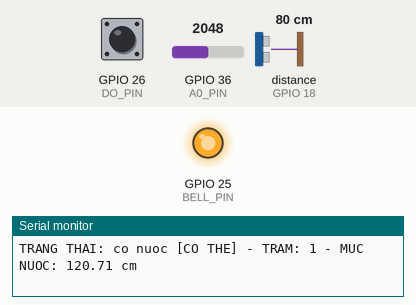
Simulated run of this sketch. Board: ESP32. Parts: output pins drawn as LEDs (lit = HIGH), the last lines printed to the serial monitor. Wiring (inferred from the names in the program): ultrasonic range finder: trigger GPIO 5; echo GPIO 18. Inputs (shaded band) come from the test bench; at power-on: GPIO 36 (A0_PIN) = 2048, GPIO 26 (DO_PIN) HIGH, distance to the obstacle (sensor on GPIO 18) 80 cm. The echo pulse lasts 58.3 µs per cm; pins used as bus, display or sensor lines are not drawn.

Above: at 1.5 s.
1.6 s: GPIO 36 (A0_PIN) set to 3576
3.1 s: GPIO 36 (A0_PIN) set to 3721
At 4.4 s:
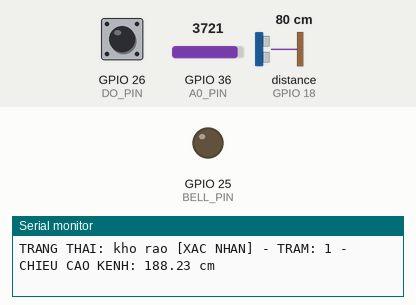
10.6 s: GPIO 36 (A0_PIN) set to 3525
12.1 s: GPIO 36 (A0_PIN) set to 3470
At 12.7 s:
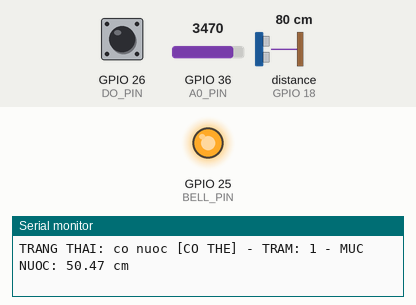
Timing chart, 0 to 14.7 s (numbered marks = the images above; inputs shaded):
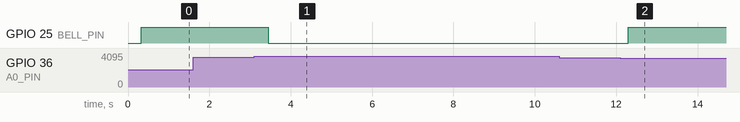

The sketch:

flood_sensor_esp32.ino
```cpp
// ============================================================
//  Flood Sensor — ESP32 Edition
//  Dual water sensor reading: AO (analog) + DO (digital)
//  combined for accurate water detection confidence level.
//
//  Confidence logic:
//    AO < threshold  AND  DO == LOW  → CONFIRMED (both agree)
//    AO < threshold  OR   DO == LOW  → LIKELY    (one detects)
//    AO >= threshold AND  DO == HIGH → DRY        (both agree)
//
//  sensorHeight auto-calibrates from dry readings:
//    • Startup (dry)     → average N readings → set sensorHeight
//    • Loop (DRY)        → refine sensorHeight via EMA
//    • Loop (LIKELY/CONFIRMED) → waterHeight = sensorHeight - distance
//
//  POSTs waterHeight to server only on LIKELY or CONFIRMED.
// ============================================================

// #include <WiFi.h>
// #include <HTTPClient.h>

// // ---------- WiFi credentials ----------
// const char* WIFI_SSID     = "FloodMapper";
// const char* WIFI_PASSWORD = "0123456788";

// // ---------- Server ----------
// // Use your PC's LAN IP — NOT "localhost".
// // Find it with: ipconfig → IPv4 Address (e.g. 192.168.1.105)
// const char* SERVER_URL = "http://192.168.1.100:3000/api/water-level";

// ---------- Station ----------
// Must match the station `id` in data/stations.csv for this device.
const int STATION_ID = 1;

// ---------- Pin definitions ----------
#define POWER_PIN 32    // D32 — water sensor VCC (controlled output)
#define A0_PIN    36    // VP  — water sensor AO, analog (ADC1, WiFi-safe)
const int DO_PIN   = 26; // D26 — water sensor DO, digital (LOW = water)

const int TRIG_PIN = 5;   // D5  — HC-SR04 Trig
const int ECHO_PIN = 18;  // D18 — HC-SR04 Echo (via voltage divider)
const int BELL_PIN = 25;  // D25 — active buzzer

// ---------- Sound speed ----------
#define SOUND_SPEED  0.034      // cm per microsecond
#define CM_TO_INCH   0.393701

// ---------- Configuration ----------
// Calibration data: wet < 3500, dry > 3800.
// HYSTERESIS prevents flickering at the boundary:
//   Water detected when AO drops BELOW 3500 (WATER_THRESHOLD)
//   Water cleared  when AO rises ABOVE 3800 (WATER_THRESHOLD + WATER_HYSTERESIS)
const int   WATER_THRESHOLD       = 3500;  // enter wet  when AO drops below 3500
const int   WATER_HYSTERESIS      = 150;   // exit  wet  when AO rises above 3800

// AO is the primary/authoritative sensor.
// DO is unreliable on this unit — it can only CONFIRM an AO detection,
// it can never override an AO dry reading.
const int   CALIBRATION_SAMPLES   = 10;
const float EMA_ALPHA             = 0.05;
const float DEFAULT_SENSOR_HEIGHT = 200.0;

const unsigned long POST_INTERVAL = 2000;  // ms between server POSTs

// ---------- Water state ----------
enum WaterState { DRY, LIKELY, CONFIRMED };

// Holds one reading from both AO and DO
struct WaterReading {
    int  analogValue;   // raw AO value (0–4095)
    bool doWater;       // true = DO pin is LOW (hardware threshold triggered)
};

// ---------- Runtime state ----------
float         sensorHeight = DEFAULT_SENSOR_HEIGHT;
unsigned long lastPostTime = 0;
bool          wasWet       = false;   // hysteresis state tracker

// ---------------------------------------------------------------
// Power sensor ON → read both AO and DO → power OFF
WaterReading readWaterSensor() {
    WaterReading r;
    digitalWrite(POWER_PIN, HIGH);
    delay(10);                              // stabilize before reading
    r.analogValue = analogRead(A0_PIN);
    r.doWater     = (digitalRead(DO_PIN) == LOW);
    digitalWrite(POWER_PIN, LOW);           // cut power → prevent corrosion
    return r;
}

// ---------------------------------------------------------------
// Combine AO (primary) and DO (secondary) into a confidence level.
// AO is authoritative — DO can only confirm, never override.
//
// Hysteresis prevents flicker at the wet/dry boundary:
//   Enter wet  when AO < WATER_THRESHOLD            (3500)
//   Exit  wet  when AO > WATER_THRESHOLD+HYSTERESIS (3800)
WaterState evaluateWater(WaterReading r) {
    bool aoWater;

    if (!wasWet) {
        // Currently dry → need AO to drop below threshold to detect water
        aoWater = (r.analogValue < WATER_THRESHOLD);
    } else {
        // Currently wet → need AO to rise above threshold+hysteresis to clear
        aoWater = (r.analogValue < WATER_THRESHOLD + WATER_HYSTERESIS);
    }
    wasWet = aoWater;  // update hysteresis state

    if (!aoWater) return DRY;              // AO says dry → trust it, ignore DO

    // AO says water — DO can upgrade LIKELY to CONFIRMED
    if (r.doWater) return CONFIRMED;       // both agree: high confidence
    return LIKELY;                         // AO detected, DO missed it: still water
}

// ---------------------------------------------------------------
float measureDistance() {
    digitalWrite(TRIG_PIN, LOW);
    delayMicroseconds(2);
    digitalWrite(TRIG_PIN, HIGH);
    delayMicroseconds(10);
    digitalWrite(TRIG_PIN, LOW);

    long duration    = pulseIn(ECHO_PIN, HIGH);
    float distanceCm = duration * SOUND_SPEED / 2;
    return distanceCm;
}

// // ---------------------------------------------------------------
// void connectWiFi() {
//     Serial.print("Dang ket noi WiFi: ");
//     Serial.println(WIFI_SSID);
//     WiFi.begin(WIFI_SSID, WIFI_PASSWORD);
//
//     int attempts = 0;
//     while (WiFi.status() != WL_CONNECTED && attempts < 20) {
//         delay(500);
//         Serial.print(".");
//         attempts++;
//     }
//
//     if (WiFi.status() == WL_CONNECTED) {
//         Serial.println("\nWiFi ket noi thanh cong!");
//         Serial.print("IP cua thiet bi: ");
//         Serial.println(WiFi.localIP());
//     } else {
//         Serial.println("\n[LOI] Khong the ket noi WiFi. Kiem tra lai SSID/mat khau.");
//     }
// }
//
// // ---------------------------------------------------------------
// void postWaterLevel(float waterLevel, WaterState state) {
//     if (WiFi.status() != WL_CONNECTED) {
//         Serial.println("  [WiFi] Mat ket noi, dang thu lai...");
//         connectWiFi();
//         return;
//     }
//
//     HTTPClient http;
//     http.begin(SERVER_URL);
//     http.addHeader("Content-Type", "application/json");
//
//     String body = "{\"station_id\":\"" + String(STATION_ID) +
//                   "\",\"water_level\":"  + String(waterLevel, 2) +
//                   ",\"confidence\":\""  + (state == CONFIRMED ? "confirmed" : "likely") +
//                   "\"}";
//
//     int httpCode = http.POST(body);
//
//     if (httpCode == 200) {
//         Serial.println("  [OK] POST thanh cong → server");
//     } else if (httpCode > 0) {
//         Serial.print("  [LOI SERVER] HTTP ");
//         Serial.println(httpCode);
//     } else {
//         Serial.print("  [LOI KET NOI] ");
//         Serial.println(http.errorToString(httpCode));
//     }
//
//     http.end();
// }

// ---------------------------------------------------------------
void setup() {
    Serial.begin(115200);
    pinMode(POWER_PIN, OUTPUT);
    pinMode(DO_PIN,    INPUT_PULLUP);  // DO: LOW = water, HIGH = dry
    pinMode(TRIG_PIN,  OUTPUT);
    pinMode(ECHO_PIN,  INPUT);
    pinMode(BELL_PIN,  OUTPUT);
    // VP (GPIO 36 / A0_PIN) is input-only — no pinMode needed

    // connectWiFi();

    // ── Startup calibration ──────────────────────────────────
    delay(300);
    WaterReading  r     = readWaterSensor();
    WaterState    state = evaluateWater(r);

    Serial.print("Startup | AO: ");
    Serial.print(r.analogValue);
    Serial.print(" | DO: ");
    Serial.println(r.doWater ? "co nuoc" : "kho");

    if (state != DRY) {
        sensorHeight = DEFAULT_SENSOR_HEIGHT;
        Serial.print("CANH BAO: Phat hien nuoc khi khoi dong! ");
        Serial.print("Dung gia tri mac dinh: ");
        Serial.print(sensorHeight, 2);
        Serial.println(" cm");
    } else {
        Serial.println("Dang calibrate chieu cao kenh...");
        float sum = 0.0;
        for (int i = 0; i < CALIBRATION_SAMPLES; i++) {
            sum += measureDistance();
            delay(120);
        }
        sensorHeight = sum / CALIBRATION_SAMPLES;
        Serial.print("Calibration hoan tat. CHIEU CAO KENH: ");
        Serial.print(sensorHeight, 2);
        Serial.println(" cm");
    }
}

// ---------------------------------------------------------------
void loop() {
    WaterReading r      = readWaterSensor();
    WaterState   state  = evaluateWater(r);
    float distanceCm    = measureDistance();

    // ── Debug line: always printed ───────────────────────────
    Serial.print("AO: ");
    Serial.print(r.analogValue);
    Serial.print(" | DO: ");
    Serial.print(r.doWater ? "co nuoc" : "kho");
    Serial.print(" | Distance: ");
    Serial.print(distanceCm, 2);
    Serial.print(" cm (");
    Serial.print(distanceCm * CM_TO_INCH, 2);
    Serial.println(" in)");

    if (state == CONFIRMED || state == LIKELY) {
        // ── Water detected ───────────────────────────────────
        digitalWrite(BELL_PIN, HIGH);

        float waterHeight = sensorHeight - distanceCm;
        if (waterHeight < 0) waterHeight = 0;

        Serial.print("TRANG THAI: co nuoc");
        Serial.print(state == CONFIRMED ? " [XAC NHAN]" : " [CO THE]");
        Serial.print(" - TRAM: ");
        Serial.print(STATION_ID);
        Serial.print(" - MUC NUOC: ");
        Serial.print(waterHeight, 2);
        Serial.println(" cm");

        // unsigned long now = millis();
        // if (now - lastPostTime >= POST_INTERVAL) {
        //     postWaterLevel(waterHeight, state);
        //     lastPostTime = now;
        // }

    } else {
        // ── DRY — both sensors agree, refine sensorHeight ────
        digitalWrite(BELL_PIN, LOW);
        sensorHeight = (EMA_ALPHA * distanceCm) + ((1.0 - EMA_ALPHA) * sensorHeight);

        Serial.print("TRANG THAI: kho rao [XAC NHAN]");
        Serial.print(" - TRAM: ");
        Serial.print(STATION_ID);
        Serial.print(" - CHIEU CAO KENH: ");
        Serial.print(sensorHeight, 2);
        Serial.println(" cm");
    }

    delay(500);
}
```

Measured:
- the behaviour switches between 3649 and 3650 on GPIO 36 (A0_PIN) (found by bisection; images 0 and 1)
- the behaviour switches between 3500 and 3499 on GPIO 36 (A0_PIN) (found by bisection; images 1 and 2)
- after the input at 3.1 s, GPIO 25 (BELL_PIN): HIGH → LOW after 0.35 s
- after the input at 12.1 s, GPIO 25 (BELL_PIN): LOW → HIGH after 0.19 s
